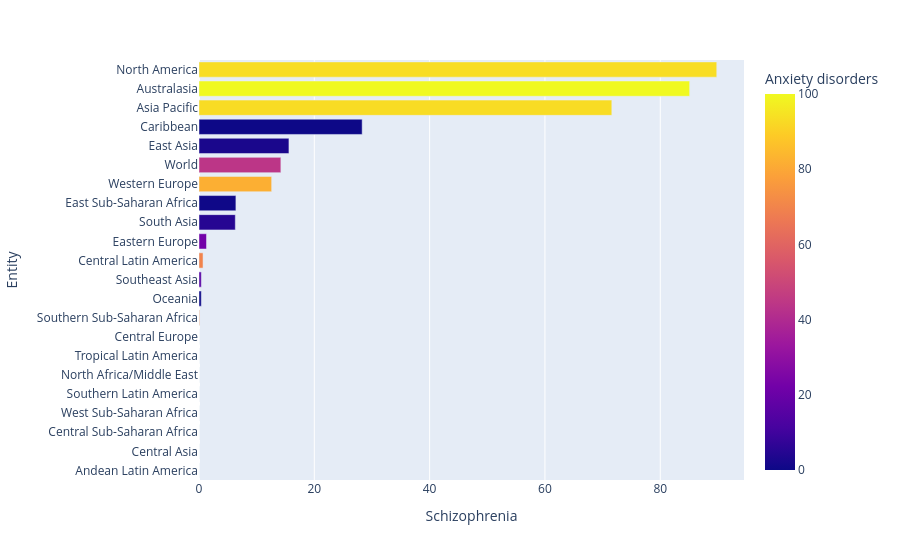

Notebook cell for this chart:
### Code cell
df2.sort_values(by= "Schizophrenia" ,inplace=True)
plt.figure(dpi=200)
fig = px.bar(df2, x="Schizophrenia", y="Entity", orientation='h',color='Anxiety disorders')
fig.show()

### Figure 1 — Plotly figure (JSON) as saved in the notebook; plotly's stock layout.template omitted (floating-point values rounded to 4 significant figures)
{"data": [{"alignmentgroup": "True", "hovertemplate": "Schizophrenia=%{x}<br>Entity=%{y}<br>Anxiety disorders=%{marker.color}<extra></extra>", "legendgroup": "", "marker": {"color": [0, 0, 0, 46.6, 28.4, 43.7, 6.4, 25.5, 73.6, 0, 15.5, 69.7, 22.3, 4.9, 0.4, 81.8, 44.2, 2.5, 0, 93.1, 100, 93.4], "coloraxis": "coloraxis", "pattern": {"shape": ""}}, "name": "", "offsetgroup": "", "orientation": "h", "showlegend": false, "textposition": "auto", "x": [0, 0, 0, 0, 0, 0, 0, 0, 0.1, 0.4, 0.4, 0.7, 1.3, 6.3, 6.4, 12.6, 14.2, 15.6, 28.3, 71.6, 85.1, 89.8], "xaxis": "x", "y": ["Andean Latin America", "Central Asia", "Central Sub-Saharan Africa", "West Sub-Saharan Africa", "Southern Latin America", "North Africa/Middle East", "Tropical Latin America", "Central Europe", "Southern Sub-Saharan Africa", "Oceania", "Southeast Asia", "Central Latin America", "Eastern Europe", "South Asia", "East Sub-Saharan Africa", "Western Europe", "World", "East Asia", "Caribbean", "Asia Pacific", "Australasia", "North America"], "yaxis": "y", "type": "bar"}], "layout": {"xaxis": {"anchor": "y", "domain": [0, 1], "title": {"text": "Schizophrenia"}}, "yaxis": {"anchor": "x", "domain": [0, 1], "title": {"text": "Entity"}}, "coloraxis": {"colorbar": {"title": {"text": "Anxiety disorders"}}, "colorscale": [[0, "#0d0887"], [0.1111, "#46039f"], [0.2222, "#7201a8"], [0.3333, "#9c179e"], [0.4444, "#bd3786"], [0.5556, "#d8576b"], [0.6667, "#ed7953"], [0.7778, "#fb9f3a"], [0.8889, "#fdca26"], [1, "#f0f921"]]}, "legend": {"tracegroupgap": 0}, "margin": {"t": 60}, "barmode": "relative"}}
